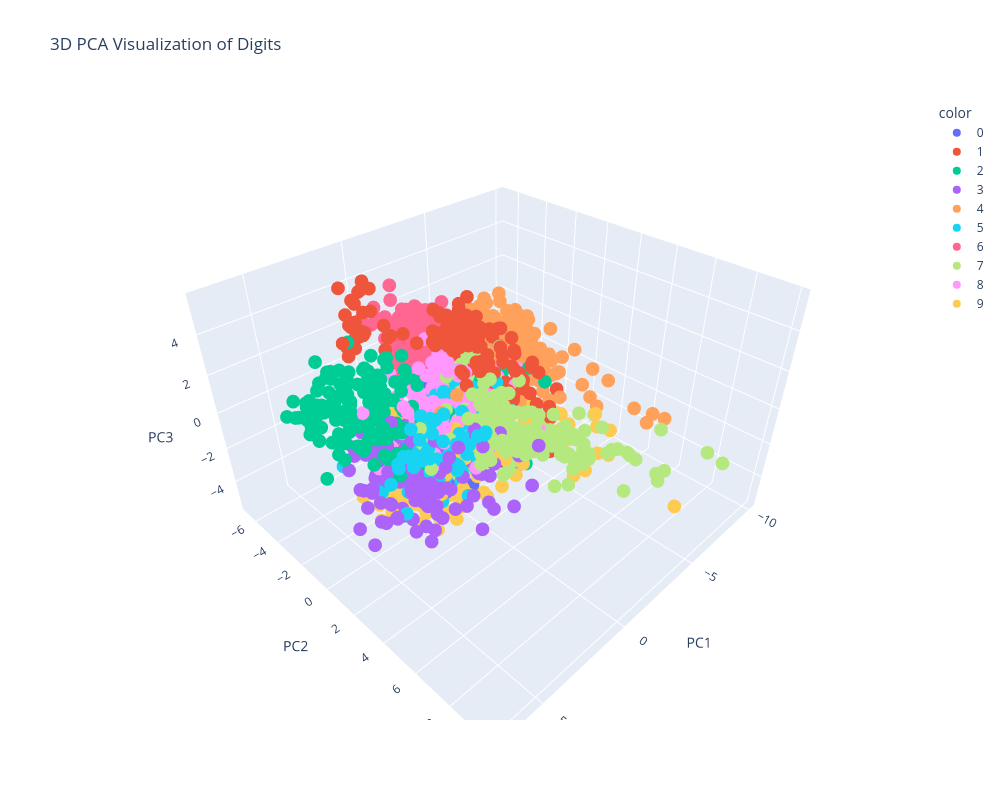

Here is the notebook cell this chart was saved with:
### Markdown cell above
## 7. 3D PCA Visualization

### Code cell
pca_3d = PCA(n_components=3)
X_3d = pca_3d.fit_transform(X_scaled)

df_3d = pd.DataFrame(X_3d, columns=["PC1","PC2","PC3"])
df_3d["label"] = y

fig = px.scatter_3d(df_3d,
                    x="PC1",
                    y="PC2",
                    z="PC3",
                    color=df_3d["label"].astype(str),
                    title="3D PCA Visualization of Digits")

fig.update_layout(
    width=1000,
    height=800
)

fig.show()

### Figure 1 — Plotly figure (JSON) as saved in the notebook; plotly's stock layout.template omitted (floating-point values rounded to 4 significant figures; data arrays with more than 128 entries replaced by an {"elided": "..."} marker saying what was removed)
{"data": [{"hovertemplate": "color=0<br>PC1=%{x}<br>PC2=%{y}<br>PC3=%{z}<extra></extra>", "legendgroup": "0", "marker": {"color": "#636efa", "symbol": "circle"}, "mode": "markers", "name": "0", "scene": "scene", "showlegend": true, "type": "scatter3d", "x": {"elided": "178 float values"}, "y": {"elided": "178 float values"}, "z": {"elided": "178 float values"}}, {"hovertemplate": "color=1<br>PC1=%{x}<br>PC2=%{y}<br>PC3=%{z}<extra></extra>", "legendgroup": "1", "marker": {"color": "#EF553B", "symbol": "circle"}, "mode": "markers", "name": "1", "scene": "scene", "showlegend": true, "type": "scatter3d", "x": {"elided": "182 float values"}, "y": {"elided": "182 float values"}, "z": {"elided": "182 float values"}}, {"hovertemplate": "color=2<br>PC1=%{x}<br>PC2=%{y}<br>PC3=%{z}<extra></extra>", "legendgroup": "2", "marker": {"color": "#00cc96", "symbol": "circle"}, "mode": "markers", "name": "2", "scene": "scene", "showlegend": true, "type": "scatter3d", "x": {"elided": "177 float values"}, "y": {"elided": "177 float values"}, "z": {"elided": "177 float values"}}, {"hovertemplate": "color=3<br>PC1=%{x}<br>PC2=%{y}<br>PC3=%{z}<extra></extra>", "legendgroup": "3", "marker": {"color": "#ab63fa", "symbol": "circle"}, "mode": "markers", "name": "3", "scene": "scene", "showlegend": true, "type": "scatter3d", "x": {"elided": "183 float values"}, "y": {"elided": "183 float values"}, "z": {"elided": "183 float values"}}, {"hovertemplate": "color=4<br>PC1=%{x}<br>PC2=%{y}<br>PC3=%{z}<extra></extra>", "legendgroup": "4", "marker": {"color": "#FFA15A", "symbol": "circle"}, "mode": "markers", "name": "4", "scene": "scene", "showlegend": true, "type": "scatter3d", "x": {"elided": "181 float values"}, "y": {"elided": "181 float values"}, "z": {"elided": "181 float values"}}, {"hovertemplate": "color=5<br>PC1=%{x}<br>PC2=%{y}<br>PC3=%{z}<extra></extra>", "legendgroup": "5", "marker": {"color": "#19d3f3", "symbol": "circle"}, "mode": "markers", "name": "5", "scene": "scene", "showlegend": true, "type": "scatter3d", "x": {"elided": "182 float values"}, "y": {"elided": "182 float values"}, "z": {"elided": "182 float values"}}, {"hovertemplate": "color=6<br>PC1=%{x}<br>PC2=%{y}<br>PC3=%{z}<extra></extra>", "legendgroup": "6", "marker": {"color": "#FF6692", "symbol": "circle"}, "mode": "markers", "name": "6", "scene": "scene", "showlegend": true, "type": "scatter3d", "x": {"elided": "181 float values"}, "y": {"elided": "181 float values"}, "z": {"elided": "181 float values"}}, {"hovertemplate": "color=7<br>PC1=%{x}<br>PC2=%{y}<br>PC3=%{z}<extra></extra>", "legendgroup": "7", "marker": {"color": "#B6E880", "symbol": "circle"}, "mode": "markers", "name": "7", "scene": "scene", "showlegend": true, "type": "scatter3d", "x": {"elided": "179 float values"}, "y": {"elided": "179 float values"}, "z": {"elided": "179 float values"}}, {"hovertemplate": "color=8<br>PC1=%{x}<br>PC2=%{y}<br>PC3=%{z}<extra></extra>", "legendgroup": "8", "marker": {"color": "#FF97FF", "symbol": "circle"}, "mode": "markers", "name": "8", "scene": "scene", "showlegend": true, "type": "scatter3d", "x": {"elided": "174 float values"}, "y": {"elided": "174 float values"}, "z": {"elided": "174 float values"}}, {"hovertemplate": "color=9<br>PC1=%{x}<br>PC2=%{y}<br>PC3=%{z}<extra></extra>", "legendgroup": "9", "marker": {"color": "#FECB52", "symbol": "circle"}, "mode": "markers", "name": "9", "scene": "scene", "showlegend": true, "type": "scatter3d", "x": {"elided": "180 float values"}, "y": {"elided": "180 float values"}, "z": {"elided": "180 float values"}}], "layout": {"height": 800, "legend": {"title": {"text": "color"}, "tracegroupgap": 0}, "scene": {"domain": {"x": [0, 1], "y": [0, 1]}, "xaxis": {"title": {"text": "PC1"}}, "yaxis": {"title": {"text": "PC2"}}, "zaxis": {"title": {"text": "PC3"}}}, "title": {"text": "3D PCA Visualization of Digits"}, "width": 1000}}
